Frame 1 (no input): blank canvas, image omitted
Frame 60 (no input): blank canvas, image omitted
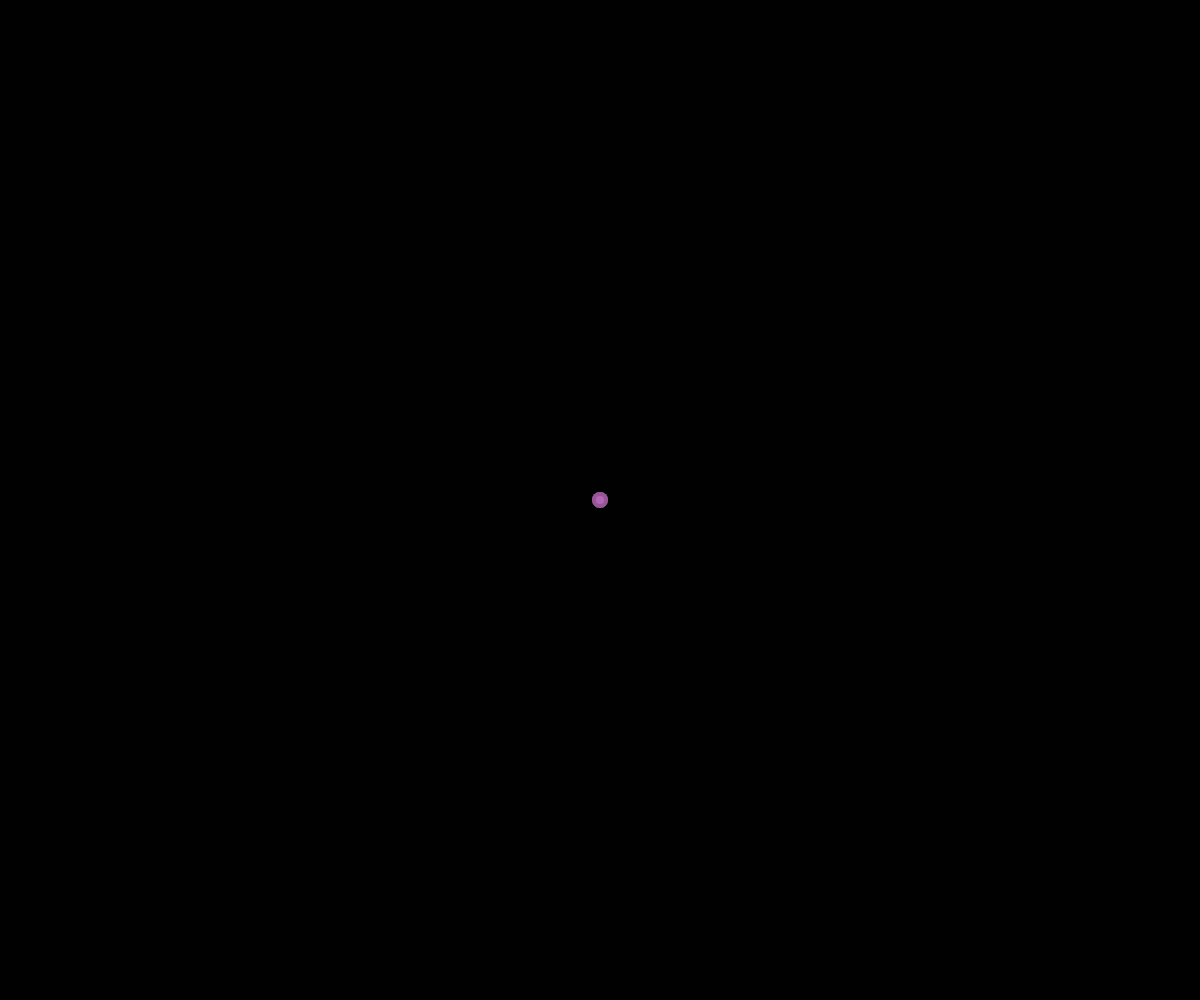
Frame 120 (the mouse pressed at the canvas centre since frame 60)

The p5.js sketch whose frames 1 and 60 were blank and that drew this single picture after the mouse press (run headless with seeded random() and noise() and a simulated clock; from frame 60 on, the mouse is pressed at the canvas centre):

// p5.js sketch
// ── sketch.js

    ///////  t a p e w o r m  ////////////  ///////
                                       //  //   //
                                      //////    ///////
                                                    //
      ////// (c) martin schneider 2010 ////// ///////
     //
    //////     //////////////////     /////////  ///////
       //     //              //     //     //  //   //
      //     ///////////     /////////     //////   //
     //                                            //
    //////// p5.js version 2016 ////////////////////


    ///////////////////////////////////////////////////
   //                 PARAMETERS                    //
  ///////////////////////////////////////////////////

// color theme is dark
var dark = true;

// activate physics
var assemble = true;

// collision detection iteration cycles
var maxiter = 10;

// radius of the bubble
var bblsize = 8;

// cellwall thickness
var cellwall = 8;

// speed of bubble movement
var speed = 5;

// speed of gravity
var gravity = 5;

// number of bubbles, after which the color cycle should repeat
var cycle = 100;

// a variable that controls if the simulation is running
var paused = false;


    ///////////////////////////////////////////////////
   //                 GLOBAL VARIABLES              //
  ///////////////////////////////////////////////////

var bubbles = [];
var bblcount = 0;

// color variables
var bg0, bg1, c1,c2;


    ///////////////////////////////////////////////////
   //                 MAIN CODE                     //
  ///////////////////////////////////////////////////

function setup() {

  createCanvas(windowWidth, windowHeight);
  noStroke();

  // create color objects
  bg0 = color(0, 45);
  bg1 = color(255, 45);
  c1  = color("#ff6666");
  c2  = color("#6666ff");

}


function draw() {

  if(!paused) {

    var n = bubbles.length;

    // blur background
    fill(dark ? bg0 : bg1);
    rect(0, 0, width, height);

    // move bubbles
    for(var i = 0; i < n; i++) {
       bubbles[i].move();
    }

    // resolve collisions
    for(var cc = 0; cc < maxiter; cc++) {
      for(i = 0; i < n; i++) {
        bubbles[i].collides();
      }
    }

    // draw bubbles
    for(i = 0; i < n; i++) {
      bubbles[i].draw();
    }

    // user interaction for adding bubbles
    interaction();

  }

}


    ///////////////////////////////////////////////////
   //                 INTERACTION                   //
  ///////////////////////////////////////////////////

// adjust canvas to fill the entire window
function windowResized() {
  resizeCanvas(windowWidth, windowHeight);
}


// keyboard interaction
function keyTyped() {

  switch(key) {

    // [SPACE] to toggle attraction
    case ' ':
      assemble = !assemble;
      break;

    // [p] to play / pause
    case 'p':
      paused = !paused;
      break;

    // [c] for color scheme
    case 'c':
      dark = !dark;
      break;

    // [+] for faster
    case '+':
      speed++;
      break;

    // [-] for slower
    case '-':
      speed--;
      break;

    // [r] for reset
    case 'r':
      bubbles = [];
      bblcount = 0;
      break;

  }

  // add speed limit
  speed = constrain(speed, 1, 2*bblsize);

}


    ///////////////////////////////////////////////////
   //                 MY FUNCTIONS                  //
  ///////////////////////////////////////////////////

// mouse interaction, called explicitly from the draw loop
function interaction() {

  if(mouseIsPressed) {

    // create a new bubble at the mouse pointer position
    var b = new Bubble(mouseX, mouseY, bblsize, bblcount);

    // let's only add the bubble if no collision occurs
    if(!b.collides()) {
      bubbles.push(b);
      bblcount++;
    }

  }

}


// draw a bubble at (x, y) with radius r
function bubble(x, y, r,  cellColor, wallColor) {

  // draw cell wall
  fill(wallColor);
  ellipse(x, y, 2*r, 2*r);

  // draw cell core
  fill(cellColor);
  ellipse(x, y, 2*r-cellwall, 2*r-cellwall);

}


    ///////////////////////////////////////////////////
   //                 MY CLASSES                    //
  ///////////////////////////////////////////////////

// create a bubble at position (x, y) with radius r, with the given id.
function Bubble(x, y, r, c) {

  this.x = x;
  this.y = y;
  this.r = r;
  this.c = c;

  // pick a color cyling between c1 and c2
  var cc = lerpColor(c1, c2, 0.5 + sin(this.c * TWO_PI / cycle) * 0.5);

  // assign cell color
  this.cellColor = cc;

  // use a slightly transparent shade for the wall color
  this.wallColor = color(red(cc), green(cc), blue(cc), 128);

}


// move the bubble according to our rules
Bubble.prototype.move = function() {

    // only apply physics if we are in assemble mode ...
    if(assemble) {

      // attract to successor
      if(this.c != bblcount - 1) {

        // get the successor
        var a = bubbles[this.c + 1];

        // distance between the bubbles
        var d = dist(this.x, this.y, a.x, a.y);

        // horizontal motion vector
        this.x += speed * (a.x - this.x) / d;

        // vertical motion vector
        this.y += speed * (a.y - this.y) / d;
      }

    }

    // otherwise just add gravity
    else {
      this.y += gravity;
    }

  };


// method to check for collisions
Bubble.prototype.collides = function() {

  var check = false;

  // check for bubble collisions
  for(var i = 0; i < bubbles.length; i++)  {
    if(this.collidesWith(bubbles[i])) {
      check = true;
    }
  }

  // check for collision with the left wall
  if(this.x < this.r)  {
    this.x = this.r ;
    check = true;
  }

  // check for collision with the right wall
  if(this.x > width - this.r) {
    this.x = width - this.r;
    check = true;
  }

  // check for collison with the top wall
  if(this.y < this.r) {
    this.y = this.r;
    check = true;
  }

  // check for collisions with the bottom wall
  if(this.y > height - this.r) {
    this.y = height - this.r;
    check = true;
  }

  return check;

};


// check for collision with bubble 'a'
Bubble.prototype.collidesWith = function (a) {

  // no self collision
  if(a == this) {
    return false;
  }

  var d = dist(this.x, this.y, a.x, a.y);
  var rr =  this.r + a.r;

  // correct bubble positions, if the bubbles collide
  if (d < rr) {

    // relative amount of overlap
    var t = (rr-d) / rr;

    // vector components in x and y direction
    var dx =  t * (this.x - a.x) / 2;
    var dy =  t * (this.y - a.y) / 2;

    // move this bubble half the distance
    this.x += dx;
    this.y += dy;

    // move the other bubble half the distance
    a.x -= dx;
    a.y -= dy;

    return true;

  }

  return false;

};

// method to draw the bubble on screen
Bubble.prototype.draw = function() {

  // call our custom bubble function
  bubble(this.x, this.y, this.r, this.cellColor, this.wallColor);

};
